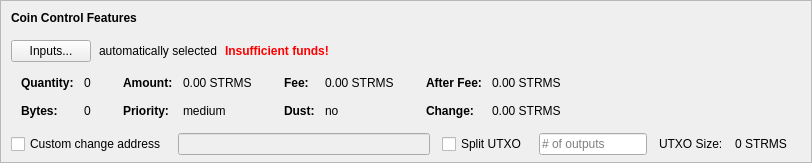
    <widget class="QFrame" name="frameCoinControl">
     <property name="sizePolicy">
      <sizepolicy hsizetype="Expanding" vsizetype="Expanding">
       <horstretch>0</horstretch>
       <verstretch>0</verstretch>
      </sizepolicy>
     </property>
     <property name="maximumSize">
      <size>
       <width>16777215</width>
       <height>16777215</height>
      </size>
     </property>
     <property name="frameShape">
      <enum>QFrame::StyledPanel</enum>
     </property>
     <property name="frameShadow">
      <enum>QFrame::Sunken</enum>
     </property>
     <layout class="QVBoxLayout" name="verticalLayoutCoinControl2">
      <property name="spacing">
       <number>0</number>
      </property>
      <property name="leftMargin">
       <number>0</number>
      </property>
      <property name="topMargin">
       <number>0</number>
      </property>
      <property name="rightMargin">
       <number>0</number>
      </property>
      <property name="bottomMargin">
       <number>6</number>
      </property>
      <item>
       <layout class="QVBoxLayout" name="verticalLayoutCoinControl" stretch="0,0,0,0,1">
        <property name="spacing">
         <number>0</number>
        </property>
        <property name="leftMargin">
         <number>10</number>
        </property>
        <property name="topMargin">
         <number>10</number>
        </property>
        <item>
         <layout class="QHBoxLayout" name="horizontalLayoutCoinControl1">
          <property name="bottomMargin">
           <number>15</number>
          </property>
          <item>
           <widget class="QLabel" name="labelCoinControlFeatures">
            <property name="sizePolicy">
             <sizepolicy hsizetype="Preferred" vsizetype="Maximum">
              <horstretch>0</horstretch>
              <verstretch>0</verstretch>
             </sizepolicy>
            </property>
            <property name="font">
             <font>
              <weight>75</weight>
              <bold>true</bold>
             </font>
            </property>
            <property name="styleSheet">
             <string notr="true">font-weight:bold;</string>
            </property>
            <property name="text">
             <string>Coin Control Features</string>
            </property>
           </widget>
          </item>
         </layout>
        </item>
        <item>
         <layout class="QHBoxLayout" name="horizontalLayoutCoinControl2" stretch="0,0,0,0">
          <property name="spacing">
           <number>8</number>
          </property>
          <property name="bottomMargin">
           <number>10</number>
          </property>
          <item>
           <widget class="QPushButton" name="pushButtonCoinControl">
            <property name="styleSheet">
             <string notr="true"/>
            </property>
            <property name="text">
             <string>Inputs...</string>
            </property>
            <property name="autoDefault">
             <bool>false</bool>
            </property>
           </widget>
          </item>
          <item>
           <widget class="QLabel" name="labelCoinControlAutomaticallySelected">
            <property name="text">
             <string>automatically selected</string>
            </property>
            <property name="margin">
             <number>5</number>
            </property>
           </widget>
          </item>
          <item>
           <widget class="QLabel" name="labelCoinControlInsuffFunds">
            <property name="font">
             <font>
              <weight>75</weight>
              <bold>true</bold>
             </font>
            </property>
            <property name="styleSheet">
             <string notr="true">color:red;font-weight:bold;</string>
            </property>
            <property name="text">
             <string>Insufficient funds!</string>
            </property>
            <property name="margin">
             <number>5</number>
            </property>
           </widget>
          </item>
          <item>
           <spacer name="horizontalSpacerCoinControl">
            <property name="orientation">
             <enum>Qt::Horizontal</enum>
            </property>
            <property name="sizeHint" stdset="0">
             <size>
              <width>40</width>
              <height>1</height>
             </size>
            </property>
           </spacer>
          </item>
         </layout>
        </item>
        <item>
         <widget class="QWidget" name="widgetCoinControl" native="true">
          <property name="sizePolicy">
           <sizepolicy hsizetype="Preferred" vsizetype="Preferred">
            <horstretch>0</horstretch>
            <verstretch>0</verstretch>
           </sizepolicy>
          </property>
          <property name="minimumSize">
           <size>
            <width>0</width>
            <height>0</height>
           </size>
          </property>
          <property name="styleSheet">
           <string notr="true"/>
          </property>
          <layout class="QHBoxLayout" name="horizontalLayoutCoinControl5">
           <property name="leftMargin">
            <number>0</number>
           </property>
           <property name="topMargin">
            <number>0</number>
           </property>
           <property name="rightMargin">
            <number>0</number>
           </property>
           <property name="bottomMargin">
            <number>0</number>
           </property>
           <item>
            <layout class="QHBoxLayout" name="horizontalLayoutCoinControl3" stretch="0,0,0,1">
             <property name="spacing">
              <number>20</number>
             </property>
             <property name="topMargin">
              <number>0</number>
             </property>
             <property name="bottomMargin">
              <number>10</number>
             </property>
             <item>
              <layout class="QFormLayout" name="formLayoutCoinControl1">
               <property name="horizontalSpacing">
                <number>10</number>
               </property>
               <property name="verticalSpacing">
                <number>14</number>
               </property>
               <property name="leftMargin">
                <number>10</number>
               </property>
               <property name="topMargin">
                <number>4</number>
               </property>
               <property name="rightMargin">
                <number>6</number>
               </property>
               <item row="0" column="0">
                <widget class="QLabel" name="labelCoinControlQuantityText">
                 <property name="font">
                  <font>
                   <weight>75</weight>
                   <bold>true</bold>
                  </font>
                 </property>
                 <property name="text">
                  <string>Quantity:</string>
                 </property>
                 <property name="margin">
                  <number>0</number>
                 </property>
                </widget>
               </item>
               <item row="0" column="1">
                <widget class="QLabel" name="labelCoinControlQuantity">
                 <property name="cursor">
                  <cursorShape>IBeamCursor</cursorShape>
                 </property>
                 <property name="contextMenuPolicy">
                  <enum>Qt::ActionsContextMenu</enum>
                 </property>
                 <property name="text">
                  <string notr="true">0</string>
                 </property>
                 <property name="margin">
                  <number>0</number>
                 </property>
                 <property name="textInteractionFlags">
                  <set>Qt::LinksAccessibleByMouse|Qt::TextSelectableByKeyboard|Qt::TextSelectableByMouse</set>
                 </property>
                </widget>
               </item>
               <item row="1" column="0">
                <widget class="QLabel" name="labelCoinControlBytesText">
                 <property name="font">
                  <font>
                   <weight>75</weight>
                   <bold>true</bold>
                  </font>
                 </property>
                 <property name="text">
                  <string>Bytes:</string>
                 </property>
                </widget>
               </item>
               <item row="1" column="1">
                <widget class="QLabel" name="labelCoinControlBytes">
                 <property name="cursor">
                  <cursorShape>IBeamCursor</cursorShape>
                 </property>
                 <property name="contextMenuPolicy">
                  <enum>Qt::ActionsContextMenu</enum>
                 </property>
                 <property name="text">
                  <string notr="true">0</string>
                 </property>
                 <property name="textInteractionFlags">
                  <set>Qt::LinksAccessibleByMouse|Qt::TextSelectableByKeyboard|Qt::TextSelectableByMouse</set>
                 </property>
                </widget>
               </item>
              </layout>
             </item>
             <item>
              <layout class="QFormLayout" name="formLayoutCoinControl2">
               <property name="horizontalSpacing">
                <number>10</number>
               </property>
               <property name="verticalSpacing">
                <number>14</number>
               </property>
               <property name="leftMargin">
                <number>6</number>
               </property>
               <property name="topMargin">
                <number>4</number>
               </property>
               <property name="rightMargin">
                <number>6</number>
               </property>
               <item row="0" column="0">
                <widget class="QLabel" name="labelCoinControlAmountText">
                 <property name="font">
                  <font>
                   <weight>75</weight>
                   <bold>true</bold>
                  </font>
                 </property>
                 <property name="text">
                  <string>Amount:</string>
                 </property>
                 <property name="margin">
                  <number>0</number>
                 </property>
                </widget>
               </item>
               <item row="0" column="1">
                <widget class="QLabel" name="labelCoinControlAmount">
                 <property name="cursor">
                  <cursorShape>IBeamCursor</cursorShape>
                 </property>
                 <property name="contextMenuPolicy">
                  <enum>Qt::ActionsContextMenu</enum>
                 </property>
                 <property name="text">
                  <string notr="true">0.00 STRMS</string>
                 </property>
                 <property name="textInteractionFlags">
                  <set>Qt::LinksAccessibleByMouse|Qt::TextSelectableByKeyboard|Qt::TextSelectableByMouse</set>
                 </property>
                </widget>
               </item>
               <item row="1" column="0">
                <widget class="QLabel" name="labelCoinControlPriorityText">
                 <property name="font">
                  <font>
                   <weight>75</weight>
                   <bold>true</bold>
                  </font>
                 </property>
                 <property name="text">
                  <string>Priority:</string>
                 </property>
                </widget>
               </item>
               <item row="1" column="1">
                <widget class="QLabel" name="labelCoinControlPriority">
                 <property name="cursor">
                  <cursorShape>IBeamCursor</cursorShape>
                 </property>
                 <property name="contextMenuPolicy">
                  <enum>Qt::ActionsContextMenu</enum>
                 </property>
                 <property name="text">
                  <string>medium</string>
                 </property>
                 <property name="textInteractionFlags">
                  <set>Qt::LinksAccessibleByMouse|Qt::TextSelectableByKeyboard|Qt::TextSelectableByMouse</set>
                 </property>
                </widget>
               </item>
              </layout>
             </item>
             <item>
              <layout class="QFormLayout" name="formLayoutCoinControl3">
               <property name="horizontalSpacing">
                <number>10</number>
               </property>
               <property name="verticalSpacing">
                <number>14</number>
               </property>
               <property name="leftMargin">
                <number>6</number>
               </property>
               <property name="topMargin">
                <number>4</number>
               </property>
               <property name="rightMargin">
                <number>6</number>
               </property>
               <item row="0" column="0">
                <widget class="QLabel" name="labelCoinControlFeeText">
                 <property name="font">
                  <font>
                   <weight>75</weight>
                   <bold>true</bold>
                  </font>
                 </property>
                 <property name="text">
                  <string>Fee:</string>
                 </property>
                 <property name="margin">
                  <number>0</number>
                 </property>
                </widget>
               </item>
               <item row="0" column="1">
                <widget class="QLabel" name="labelCoinControlFee">
                 <property name="cursor">
                  <cursorShape>IBeamCursor</cursorShape>
                 </property>
                 <property name="contextMenuPolicy">
                  <enum>Qt::ActionsContextMenu</enum>
                 </property>
                 <property name="text">
                  <string notr="true">0.00 STRMS</string>
                 </property>
                 <property name="textInteractionFlags">
                  <set>Qt::LinksAccessibleByMouse|Qt::TextSelectableByKeyboard|Qt::TextSelectableByMouse</set>
                 </property>
                </widget>
               </item>
               <item row="1" column="0">
                <widget class="QLabel" name="labelCoinControlLowOutputText">
                 <property name="font">
                  <font>
                   <weight>75</weight>
                   <bold>true</bold>
                  </font>
                 </property>
                 <property name="text">
                  <string>Dust:</string>
                 </property>
                </widget>
               </item>
               <item row="1" column="1">
                <widget class="QLabel" name="labelCoinControlLowOutput">
                 <property name="cursor">
                  <cursorShape>IBeamCursor</cursorShape>
                 </property>
                 <property name="contextMenuPolicy">
                  <enum>Qt::ActionsContextMenu</enum>
                 </property>
                 <property name="text">
                  <string>no</string>
                 </property>
                 <property name="textInteractionFlags">
                  <set>Qt::LinksAccessibleByMouse|Qt::TextSelectableByKeyboard|Qt::TextSelectableByMouse</set>
                 </property>
                </widget>
               </item>
              </layout>
             </item>
             <item>
              <layout class="QFormLayout" name="formLayoutCoinControl4">
               <property name="horizontalSpacing">
                <number>10</number>
               </property>
               <property name="verticalSpacing">
                <number>14</number>
               </property>
               <property name="leftMargin">
                <number>6</number>
               </property>
               <property name="topMargin">
                <number>4</number>
               </property>
               <property name="rightMargin">
                <number>6</number>
               </property>
               <item row="0" column="0">
                <widget class="QLabel" name="labelCoinControlAfterFeeText">
                 <property name="font">
                  <font>
                   <weight>75</weight>
                   <bold>true</bold>
                  </font>
                 </property>
                 <property name="text">
                  <string>After Fee:</string>
                 </property>
                 <property name="margin">
                  <number>0</number>
                 </property>
                </widget>
               </item>
               <item row="0" column="1">
                <widget class="QLabel" name="labelCoinControlAfterFee">
                 <property name="cursor">
                  <cursorShape>IBeamCursor</cursorShape>
                 </property>
                 <property name="contextMenuPolicy">
                  <enum>Qt::ActionsContextMenu</enum>
                 </property>
                 <property name="text">
                  <string notr="true">0.00 STRMS</string>
                 </property>
                 <property name="textInteractionFlags">
                  <set>Qt::LinksAccessibleByMouse|Qt::TextSelectableByKeyboard|Qt::TextSelectableByMouse</set>
                 </property>
                </widget>
               </item>
               <item row="1" column="0">
                <widget class="QLabel" name="labelCoinControlChangeText">
                 <property name="font">
                  <font>
                   <weight>75</weight>
                   <bold>true</bold>
                  </font>
                 </property>
                 <property name="text">
                  <string>Change:</string>
                 </property>
                </widget>
               </item>
               <item row="1" column="1">
                <widget class="QLabel" name="labelCoinControlChange">
                 <property name="cursor">
                  <cursorShape>IBeamCursor</cursorShape>
                 </property>
                 <property name="contextMenuPolicy">
                  <enum>Qt::ActionsContextMenu</enum>
                 </property>
                 <property name="text">
                  <string notr="true">0.00 STRMS</string>
                 </property>
                 <property name="textInteractionFlags">
                  <set>Qt::LinksAccessibleByMouse|Qt::TextSelectableByKeyboard|Qt::TextSelectableByMouse</set>
                 </property>
                </widget>
               </item>
              </layout>
             </item>
            </layout>
           </item>
          </layout>
         </widget>
        </item>
        <item>
         <layout class="QHBoxLayout" name="horizontalLayoutCoinControl4" stretch="0,0,0,0,0,0,0">
          <property name="spacing">
           <number>12</number>
          </property>
          <property name="sizeConstraint">
           <enum>QLayout::SetDefaultConstraint</enum>
          </property>
          <property name="topMargin">
           <number>5</number>
          </property>
          <property name="rightMargin">
           <number>5</number>
          </property>
          <item>
           <widget class="QCheckBox" name="checkBoxCoinControlChange">
            <property name="toolTip">
             <string>If this is activated, but the change address is empty or invalid, change will be sent to a newly generated address.</string>
            </property>
            <property name="text">
             <string>Custom change address</string>
            </property>
           </widget>
          </item>
          <item>
           <widget class="QValidatedLineEdit" name="lineEditCoinControlChange">
            <property name="enabled">
             <bool>false</bool>
            </property>
            <property name="sizePolicy">
             <sizepolicy hsizetype="Expanding" vsizetype="Fixed">
              <horstretch>0</horstretch>
              <verstretch>0</verstretch>
             </sizepolicy>
            </property>
           </widget>
          </item>
          <item>
           <widget class="QCheckBox" name="splitBlockCheckBox">
            <property name="text">
             <string>Split UTXO</string>
            </property>
           </widget>
          </item>
          <item>
           <widget class="QLineEdit" name="splitBlockLineEdit">
            <property name="sizePolicy">
             <sizepolicy hsizetype="Fixed" vsizetype="Fixed">
              <horstretch>50</horstretch>
              <verstretch>0</verstretch>
             </sizepolicy>
            </property>
            <property name="placeholderText">
             <string># of outputs</string>
            </property>
           </widget>
          </item>
          <item>
           <widget class="QLabel" name="labelBlockSizeText">
            <property name="text">
             <string>UTXO Size:</string>
            </property>
           </widget>
          </item>
          <item>
           <widget class="QLabel" name="labelBlockSize">
            <property name="text">
             <string>0 STRMS</string>
            </property>
           </widget>
          </item>
          <item>
           <widget class="QLabel" name="labelCoinControlChangeLabel">
            <property name="sizePolicy">
             <sizepolicy hsizetype="Preferred" vsizetype="Expanding">
              <horstretch>0</horstretch>
              <verstretch>0</verstretch>
             </sizepolicy>
            </property>
            <property name="minimumSize">
             <size>
              <width>0</width>
              <height>0</height>
             </size>
            </property>
            <property name="text">
             <string/>
            </property>
            <property name="margin">
             <number>3</number>
            </property>
           </widget>
          </item>
         </layout>
        </item>
        <item>
         <spacer name="verticalSpacerCoinControl">
          <property name="orientation">
           <enum>Qt::Vertical</enum>
          </property>
          <property name="sizeHint" stdset="0">
           <size>
            <width>800</width>
            <height>1</height>
           </size>
          </property>
         </spacer>
        </item>
       </layout>
      </item>
     </layout>
    </widget>
